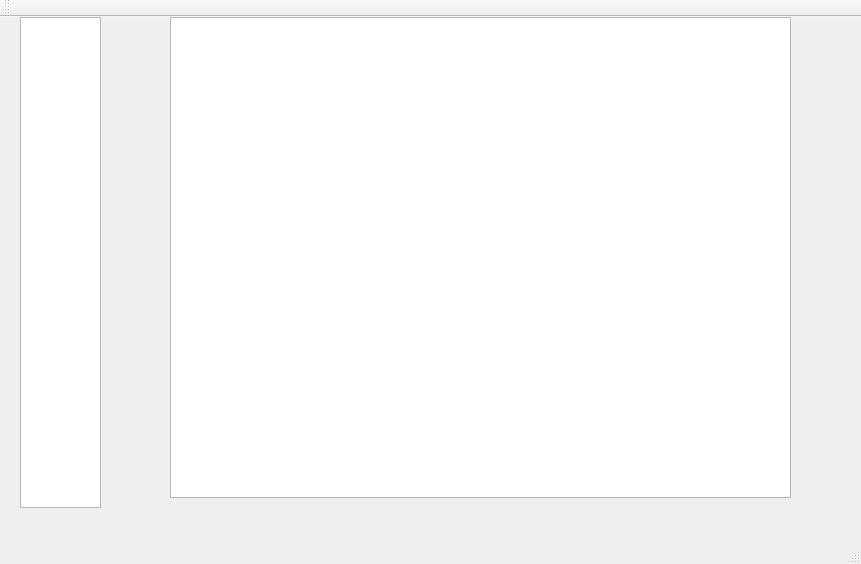
<?xml version="1.0" encoding="UTF-8"?>
<ui version="4.0">
 <class>MainWindow</class>
 <widget class="QMainWindow" name="MainWindow">
  <property name="geometry">
   <rect>
    <x>0</x>
    <y>0</y>
    <width>861</width>
    <height>564</height>
   </rect>
  </property>
  <property name="windowTitle">
   <string>MainWindow</string>
  </property>
  <widget class="QWidget" name="centralWidget">
   <widget class="QListView" name="listView">
    <property name="geometry">
     <rect>
      <x>20</x>
      <y>0</y>
      <width>81</width>
      <height>491</height>
     </rect>
    </property>
   </widget>
   <widget class="QTextEdit" name="textEdit">
    <property name="geometry">
     <rect>
      <x>170</x>
      <y>0</y>
      <width>621</width>
      <height>481</height>
     </rect>
    </property>
   </widget>
  </widget>
  <widget class="QMenuBar" name="menuBar">
   <property name="geometry">
    <rect>
     <x>0</x>
     <y>0</y>
     <width>861</width>
     <height>27</height>
    </rect>
   </property>
  </widget>
  <widget class="QToolBar" name="mainToolBar">
   <attribute name="toolBarArea">
    <enum>TopToolBarArea</enum>
   </attribute>
   <attribute name="toolBarBreak">
    <bool>false</bool>
   </attribute>
  </widget>
  <widget class="QStatusBar" name="statusBar"/>
 </widget>
 <layoutdefault spacing="6" margin="11"/>
 <resources/>
 <connections/>
</ui>
